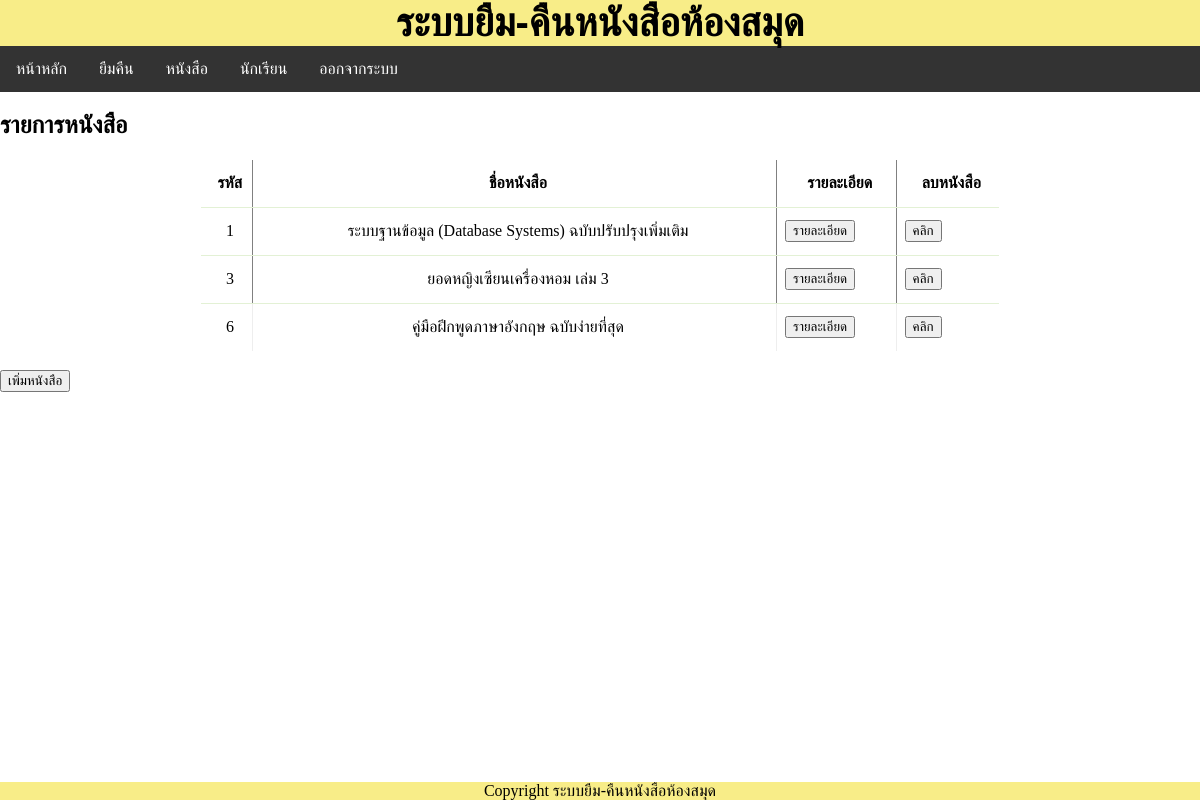
Before: /book.php (signed in) with the older database file.
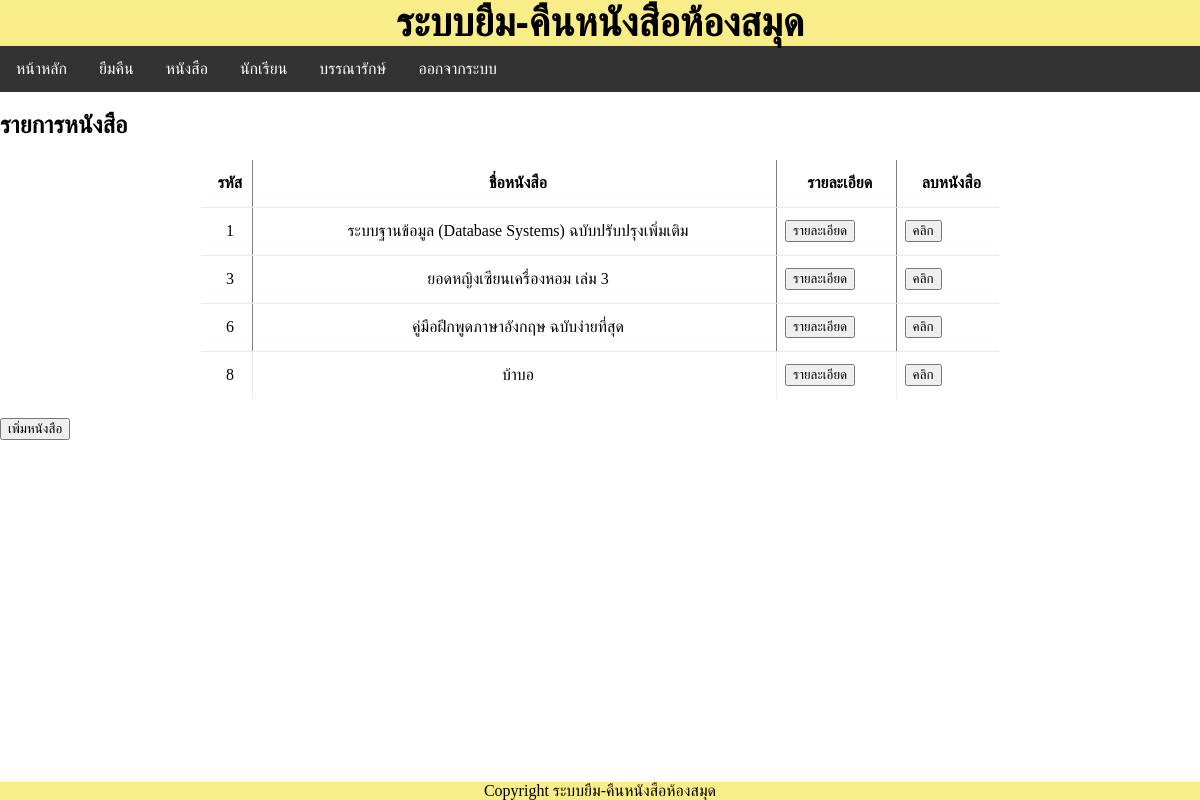
After: the same page with the newer database file.
### tables this page shows
CREATE TABLE `Books` (
  `BookId` int(11) NOT NULL,
  `Namebooks` text NOT NULL,
  `Author` text NOT NULL,
  `category` text NOT NULL,
  `Publisher` text
);

### config.php (called while the page is built, shortened)
<?php
$name_web="ระบบยืม-คืนหนังสือห้องสมุด";
?>

### check_admin.php (called while the page is built, shortened)
<?php
function is_admin() {
 if (isset($_COOKIE['status']))
 {
     if($_COOKIE['status']=="admin"){
   return true;
     }
     else{
         return false;
     }
}
else{
    return false;
}
}
?>

### book.php (the view, shortened to what this page needs)
<?php
require_once("config.php");
?>
<!DOCTYPE html>
<html>
<head>
    <link rel="stylesheet" type="text/css" media="screen" href="main.css" />
<?php include("js.php"); ?></head>
<body>
    <?php include('header_web.php');?>
    <?php include('nav.php');?>
    <main>
      <article>
      <h1>รายการหนังสือ</h1>
    <?php
        require("db.php");
	    $sql = "SELECT * FROM Books";
        $query = mysqli_query($con,$sql);
        $rowcount=mysqli_num_rows($query);
        if($rowcount== 0){
            echo "<br>ไม่มีหนังสือให้ยืม";
         }
        else{
    ?>
    <table border="1">
        <tr>
        <th> <div align="center">รหัส</div></th>
        <th> <div align="center">ชื่อหนังสือ</div></th>
        <th> <div align="center">รายละเอียด</div></th>
        <th> <div align="center">ลบหนังสือ</div></th>
    </tr>
    <?php
    while($result=mysqli_fetch_array($query,MYSQLI_ASSOC))
    {
    ?>
    <tr>
        <td><div align="center"><?php echo $result["BookId"];?></div></td>
        <td><div align="center"><?php echo $result["Namebooks"];?></div></td>
        <td><a href="./detail_book.php?bookid=<?php echo $result["BookId"];?>"><button>รายละเอียด</button></a></td>
        <td><a href="./del_book.php?bookid=<?php echo $result["BookId"];?>"><button onclick="return confirm('คุณแน่ใจว่าต้องการลบ ?')">คลิก</button></a></td>
  </tr>
    <?php
    }
    }
    ?>
</table>
<br>
<a href="./add_book.php"><button>เพิ่มหนังสือ</button></a>
</article>
    </main>
    <footer>Copyright <?php echo $name_web;?></footer>
</body>
</html>

### nav.php
<nav>
      <a href="./">หน้าหลัก</a>
      <?php
      if (isset($_COOKIE['user']))
      {
        echo '<a href="student_id.php">ยืมคืน</a>';
        echo '<a href="book.php">หนังสือ</a>';
        echo '<a href="student.php">นักเรียน</a>';
        require_once("check_admin.php");
        if(is_admin()){
          echo '<a href="librarian.php">บรรณารักษ์</a>';
        }
        echo '<a href="logout.php">ออกจากระบบ</a>';
      }
      else{
        echo '<a href="login.php">เข้าสู่ระบบ</a>';
      }
      ?>
</nav>

Changed rows visible on the page:
added books: BookId "8", Namebooks "บ้าบอ"
Other visible differences:
text now shown: "บรรณารักษ์"
